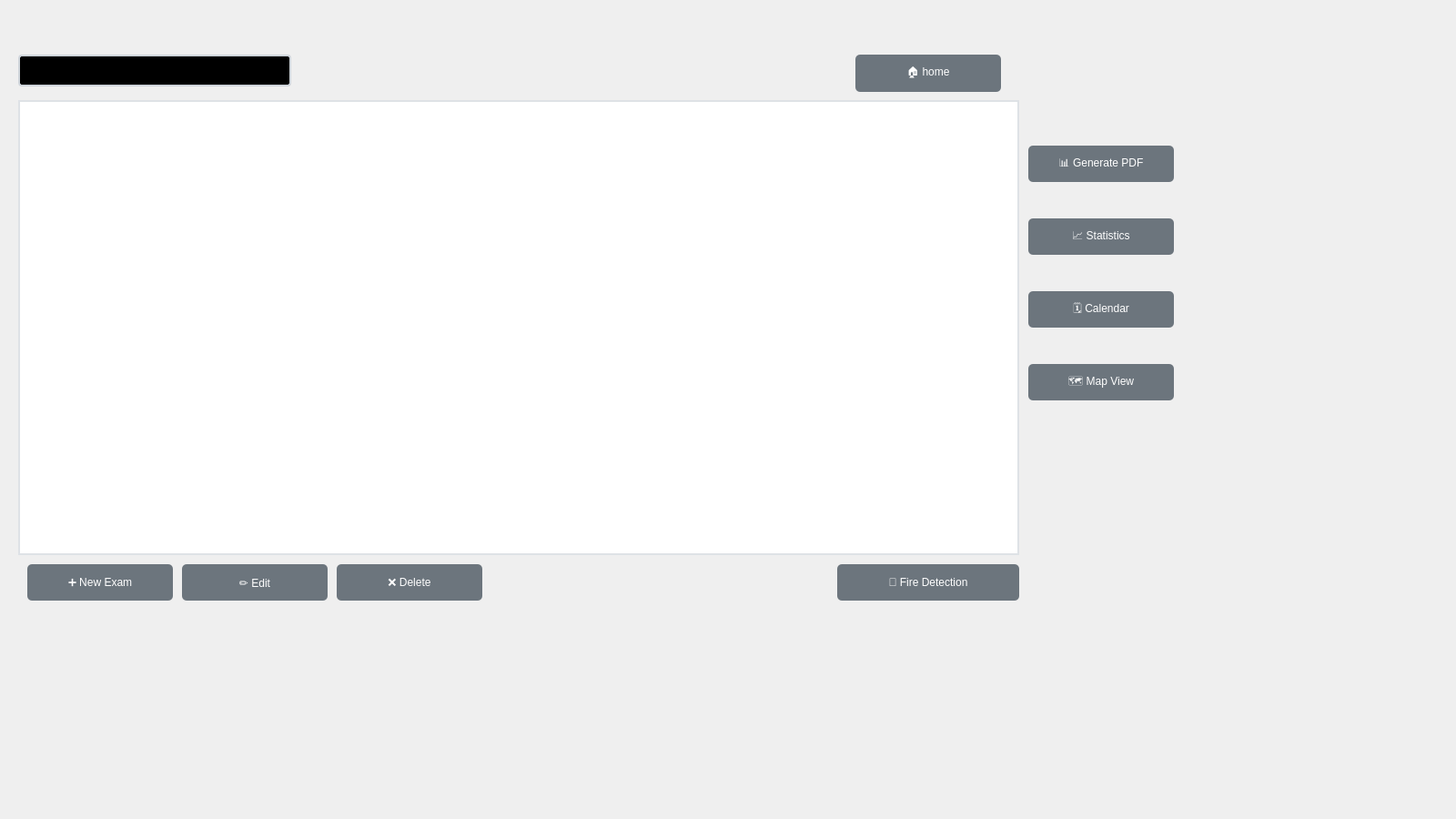
<?xml version="1.0" encoding="UTF-8"?>
<ui version="4.0">
 <class>ExamWindow</class>
 <widget class="QWidget" name="ExamWindow">
  <property name="geometry">
   <rect>
    <x>0</x>
    <y>0</y>
    <width>1600</width>
    <height>900</height>
   </rect>
  </property>
  <property name="minimumSize">
   <size>
    <width>1600</width>
    <height>900</height>
   </size>
  </property>
  <property name="windowTitle">
   <string>Exam Management System</string>
  </property>
  <property name="styleSheet">
   <string notr="true">
    ExamWindow {
        background: qlineargradient(x1:0, y1:0, x2:1, y2:1,
            stop:0 #f8f9fa, stop:1 #e9ecef);
    }
    QGroupBox {
        border: 2px solid #dee2e6;
        border-radius: 8px;
        margin-top: 20px;
        padding-top: 15px;
        font: bold 14px 'Segoe UI';
        color: #2b2d42;
        background: white;
    }
    QPushButton {
        background-color: #6c757d;
        color: white;
        border: none;
        padding: 10px 20px;
        border-radius: 5px;
        font: 13px 'Segoe UI';
        min-width: 120px;
    }
    QPushButton:hover {
        background-color: #5a6268;
    }
    QPushButton:pressed {
        background-color: #545b62;
    }
    QTableView {
        background: white;
        border: 2px solid #dee2e6;
        selection-background-color: #cce3ff;
        alternate-background-color:#dadde0;
        color: #2b2d42;
    }

    QTableView::item:selected {
        background-color: #5d6294;
    }

    QTableView::item:!selected:alternate {
        background-color: #dadde0;
    }

    QHeaderView::section {
        background: #6c757d;
        color: white;
        padding: 8px;
        border: none;
    }
    QLineEdit, QComboBox, QDateTimeEdit {
        background-color: black;
        border: 2px solid #ced4da;
        border-radius: 4px;
        padding: 6px;
        font: 13px 'Segoe UI';
    }

    QCalendarWidget QWidget {
        background: white;
        color: #2b2d42;
    }

    QCalendarWidget QToolButton {
        background: #6c757d;
        color: white;
    }
    QLabel {
        font: 13px 'Segoe UI';
        color: #495057;
    }
    QChartView {
        background: white;
        border: 1px solid #dee2e6;
        border-radius: 5px;
        margin: 5px;
    }
   </string>
  </property>
  <widget class="QStackedWidget" name="stackedWidget">
   <property name="geometry">
    <rect>
     <x>0</x>
     <y>30</y>
     <width>1560</width>
     <height>860</height>
    </rect>
   </property>
   <widget class="QWidget" name="listPage">
    <widget class="QTableView" name="tableView">
     <property name="geometry">
      <rect>
       <x>20</x>
       <y>80</y>
       <width>1100</width>
       <height>500</height>
      </rect>
     </property>
    </widget>
    <widget class="QPushButton" name="btnCreate">
     <property name="geometry">
      <rect>
       <x>30</x>
       <y>590</y>
       <width>160</width>
       <height>40</height>
      </rect>
     </property>
     <property name="text">
      <string>➕ New Exam</string>
     </property>
    </widget>
    <widget class="QPushButton" name="btnUpdate">
     <property name="geometry">
      <rect>
       <x>200</x>
       <y>590</y>
       <width>160</width>
       <height>40</height>
      </rect>
     </property>
     <property name="text">
      <string>✏️ Edit</string>
     </property>
    </widget>
    <widget class="QPushButton" name="btnDelete">
     <property name="geometry">
      <rect>
       <x>370</x>
       <y>590</y>
       <width>160</width>
       <height>40</height>
      </rect>
     </property>
     <property name="text">
      <string>❌ Delete</string>
     </property>
    </widget>
    <widget class="QPushButton" name="btnPDF">
     <property name="geometry">
      <rect>
       <x>1130</x>
       <y>130</y>
       <width>160</width>
       <height>40</height>
      </rect>
     </property>
     <property name="text">
      <string>📊 Generate PDF</string>
     </property>
    </widget>
    <widget class="QPushButton" name="btnStats">
     <property name="geometry">
      <rect>
       <x>1130</x>
       <y>210</y>
       <width>160</width>
       <height>40</height>
      </rect>
     </property>
     <property name="text">
      <string>📈 Statistics</string>
     </property>
    </widget>
    <widget class="QLineEdit" name="txtSearch">
     <property name="geometry">
      <rect>
       <x>20</x>
       <y>30</y>
       <width>300</width>
       <height>35</height>
      </rect>
     </property>
     <property name="placeholderText">
      <string>Search exams...</string>
     </property>
    </widget>
    <widget class="QPushButton" name="btnCalendar">
     <property name="geometry">
      <rect>
       <x>1130</x>
       <y>290</y>
       <width>160</width>
       <height>40</height>
      </rect>
     </property>
     <property name="text">
      <string>🗓️ Calendar</string>
     </property>
    </widget>
    <widget class="QPushButton" name="btnMap">
     <property name="geometry">
      <rect>
       <x>1130</x>
       <y>370</y>
       <width>160</width>
       <height>40</height>
      </rect>
     </property>
     <property name="text">
      <string>🗺️ Map View</string>
     </property>
    </widget>
    <widget class="QPushButton" name="btnFireDetection">
     <property name="geometry">
      <rect>
       <x>920</x>
       <y>590</y>
       <width>200</width>
       <height>40</height>
      </rect>
     </property>
     <property name="text">
      <string>🧯 Fire Detection</string>
     </property>
    </widget>
    <widget class="QLabel" name="label">
     <property name="geometry">
      <rect>
       <x>330</x>
       <y>34</y>
       <width>24</width>
       <height>24</height>
      </rect>
     </property>
     <property name="text">
      <string/>
     </property>
     <property name="pixmap">
      <pixmap resource="resources.qrc">:/maps/maps/search.png</pixmap>
     </property>
     <property name="scaledContents">
      <bool>true</bool>
     </property>
    </widget>
    <widget class="QPushButton" name="btnBack">
     <property name="geometry">
      <rect>
       <x>940</x>
       <y>30</y>
       <width>160</width>
       <height>41</height>
      </rect>
     </property>
     <property name="text">
      <string>🏠 home</string>
     </property>
    </widget>
   </widget>
   <widget class="QWidget" name="formPage">
    <widget class="QGroupBox" name="grpExamForm">
     <property name="geometry">
      <rect>
       <x>200</x>
       <y>100</y>
       <width>1200</width>
       <height>600</height>
      </rect>
     </property>
     <property name="title">
      <string>Exam Details</string>
     </property>
     <widget class="QComboBox" name="cmbInstitution">
      <property name="geometry">
       <rect>
        <x>30</x>
        <y>110</y>
        <width>300</width>
        <height>35</height>
       </rect>
      </property>
     </widget>
     <widget class="QDateTimeEdit" name="dtScheduled">
      <property name="geometry">
       <rect>
        <x>30</x>
        <y>170</y>
        <width>300</width>
        <height>35</height>
       </rect>
      </property>
      <property name="calendarPopup">
       <bool>true</bool>
      </property>
     </widget>
     <widget class="QComboBox" name="cmbDestination">
      <property name="geometry">
       <rect>
        <x>30</x>
        <y>230</y>
        <width>300</width>
        <height>35</height>
       </rect>
      </property>
     </widget>
     <widget class="QComboBox" name="cmbStatus">
      <property name="geometry">
       <rect>
        <x>30</x>
        <y>290</y>
        <width>300</width>
        <height>35</height>
       </rect>
      </property>
     </widget>
     <widget class="QLabel" name="lblPdfPath">
      <property name="geometry">
       <rect>
        <x>30</x>
        <y>350</y>
        <width>300</width>
        <height>35</height>
       </rect>
      </property>
      <property name="text">
       <string>No file selected</string>
      </property>
     </widget>
     <widget class="QPushButton" name="btnSelectPdf">
      <property name="geometry">
       <rect>
        <x>340</x>
        <y>350</y>
        <width>160</width>
        <height>35</height>
       </rect>
      </property>
      <property name="text">
       <string>Select PDF</string>
      </property>
     </widget>
     <widget class="QPushButton" name="btnSubmitForm">
      <property name="geometry">
       <rect>
        <x>30</x>
        <y>400</y>
        <width>160</width>
        <height>40</height>
       </rect>
      </property>
      <property name="text">
       <string>💾 Save</string>
      </property>
     </widget>
     <widget class="QPushButton" name="btnCancelForm">
      <property name="geometry">
       <rect>
        <x>170</x>
        <y>400</y>
        <width>160</width>
        <height>40</height>
       </rect>
      </property>
      <property name="text">
       <string>❌ Cancel</string>
      </property>
     </widget>
    </widget>
   </widget>
   <widget class="QWidget" name="statsPage">
    <widget class="QGraphicsView" name="chartView">
     <property name="geometry">
      <rect>
       <x>100</x>
       <y>100</y>
       <width>800</width>
       <height>500</height>
      </rect>
     </property>
    </widget>
    <widget class="QPushButton" name="btnBackStats">
     <property name="geometry">
      <rect>
       <x>380</x>
       <y>610</y>
       <width>160</width>
       <height>40</height>
      </rect>
     </property>
     <property name="styleSheet">
      <string notr="true">
                      background-color: #6c757d;
                      color: white;
                      border-radius: 5px;
                  </string>
     </property>
     <property name="text">
      <string>← Back to List</string>
     </property>
    </widget>
   </widget>
   <widget class="QWidget" name="calendarPage">
    <property name="layoutDirection">
     <enum>Qt::LayoutDirection::LeftToRight</enum>
    </property>
    <widget class="QCalendarWidget" name="calendarWidget">
     <property name="geometry">
      <rect>
       <x>20</x>
       <y>20</y>
       <width>1100</width>
       <height>600</height>
      </rect>
     </property>
     <property name="gridVisible">
      <bool>true</bool>
     </property>
    </widget>
    <widget class="QPushButton" name="btnBackCalendar">
     <property name="geometry">
      <rect>
       <x>20</x>
       <y>640</y>
       <width>160</width>
       <height>40</height>
      </rect>
     </property>
     <property name="text">
      <string>← Back to List</string>
     </property>
    </widget>
   </widget>
   <widget class="QWidget" name="mapPage">
    <widget class="QGraphicsView" name="graphicsViewMap">
     <property name="geometry">
      <rect>
       <x>20</x>
       <y>20</y>
       <width>1100</width>
       <height>700</height>
      </rect>
     </property>
    </widget>
    <widget class="QPushButton" name="btnBackMap">
     <property name="geometry">
      <rect>
       <x>20</x>
       <y>740</y>
       <width>160</width>
       <height>40</height>
      </rect>
     </property>
     <property name="text">
      <string>← Back to List</string>
     </property>
    </widget>
   </widget>
   <widget class="QWidget" name="firePage">
    <widget class="QTableView" name="fireTableView">
     <property name="geometry">
      <rect>
       <x>20</x>
       <y>80</y>
       <width>1100</width>
       <height>500</height>
      </rect>
     </property>
    </widget>
    <widget class="QPushButton" name="btnMuteAlarm">
     <property name="geometry">
      <rect>
       <x>1130</x>
       <y>130</y>
       <width>160</width>
       <height>40</height>
      </rect>
     </property>
     <property name="text">
      <string>🔇 Mute</string>
     </property>
    </widget>
    <widget class="QPushButton" name="btnBackFire">
     <property name="geometry">
      <rect>
       <x>1130</x>
       <y>210</y>
       <width>160</width>
       <height>40</height>
      </rect>
     </property>
     <property name="text">
      <string>← Back to List</string>
     </property>
    </widget>
   </widget>
  </widget>
 </widget>
 <resources>
  <include location="resources.qrc"/>
 </resources>
 <connections/>
</ui>
